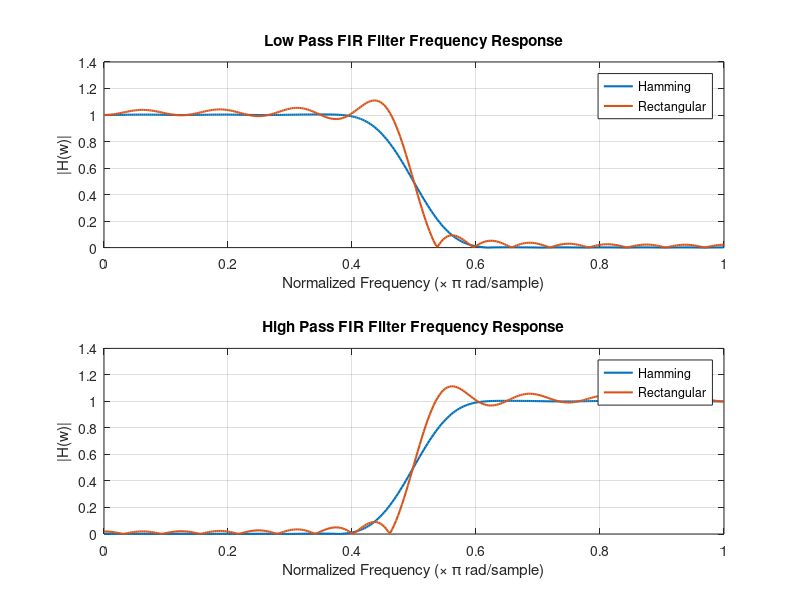

Source code (MATLAB):
close all;
clear;

wc = 0.5 * pi;  % Cutoff frequency (radians)
n = 30;          % Filter order

w = 0:0.01:pi;  % Frequency vector

figure;

% --- LOW PASS FILTER ---

% Hamming window Low Pass Filter
b_low_ham = fir1(n, wc/pi, 'low', hamming(n+1));
H_low_ham = freqz(b_low_ham, 1, w);

% Rectangular window Low Pass Filter
b_low_rec = fir1(n, wc/pi, 'low', boxcar(n+1));
H_low_rec = freqz(b_low_rec, 1, w);

subplot(2,1,1);
plot(w/pi, abs(H_low_ham), 'LineWidth', 1.5);
hold on;
plot(w/pi, abs(H_low_rec), 'LineWidth', 1.5);
hold off;
xlabel('Normalized Frequency (\times \pi rad/sample)');
ylabel('|H(w)|');
title('Low Pass FIR Filter Frequency Response');
legend('Hamming', 'Rectangular');
%ylim([0,1.2]);
grid on;

% --- HIGH PASS FILTER ---

% Hamming window High Pass Filter
b_high_ham = fir1(n, wc/pi, 'high', hamming(n+1));
H_high_ham = freqz(b_high_ham, 1, w);

% Rectangular window High Pass Filter
b_high_rec = fir1(n, wc/pi, 'high', boxcar(n+1));
H_high_rec = freqz(b_high_rec, 1, w);

subplot(2,1,2);
plot(w/pi, abs(H_high_ham), 'LineWidth', 1.5);
hold on;
plot(w/pi, abs(H_high_rec), 'LineWidth', 1.5);
hold off;
xlabel('Normalized Frequency (\times \pi rad/sample)');
ylabel('|H(w)|');
title('High Pass FIR Filter Frequency Response');
legend('Hamming', 'Rectangular');
%ylim([0,1.2]);
grid on;
